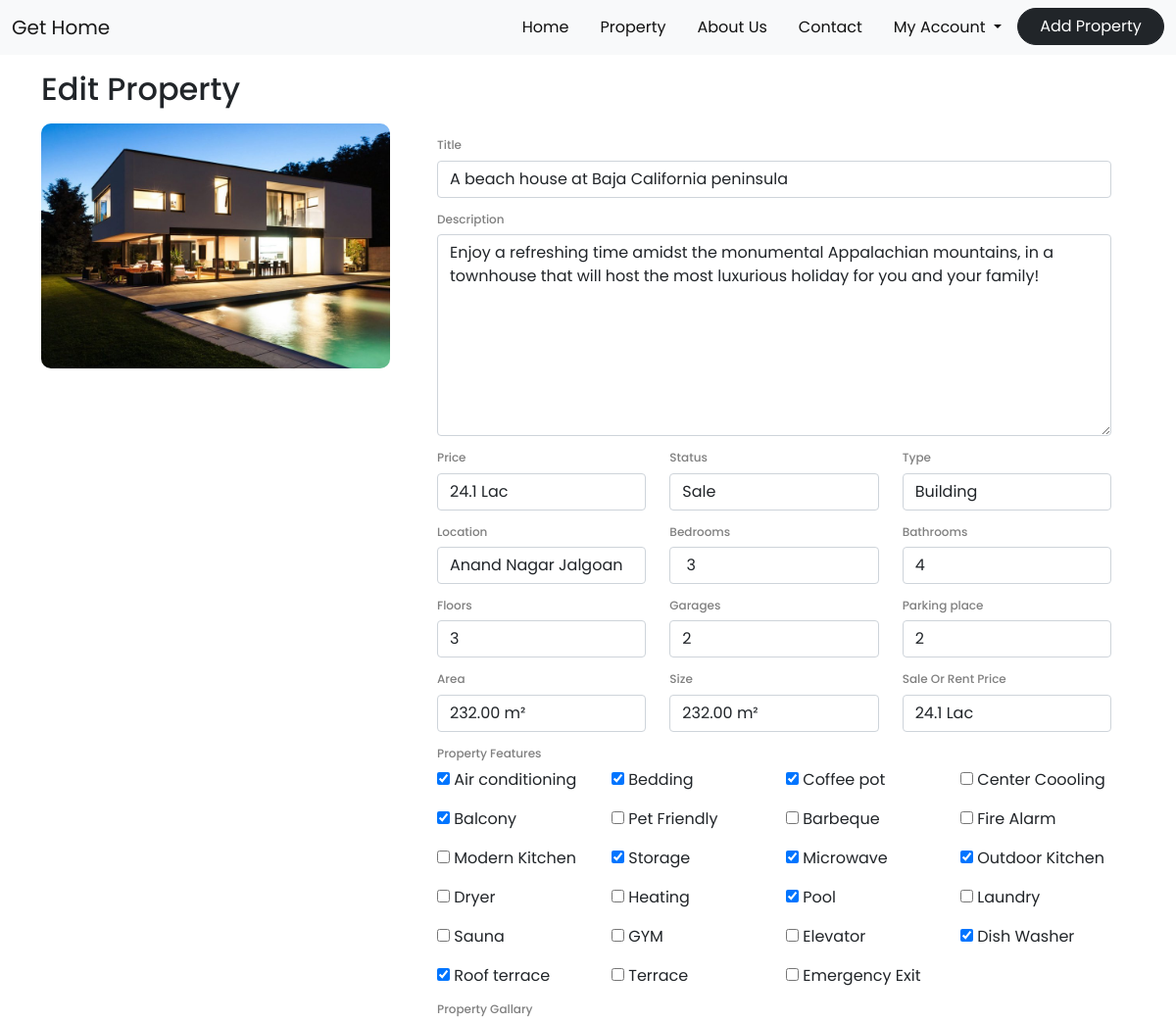
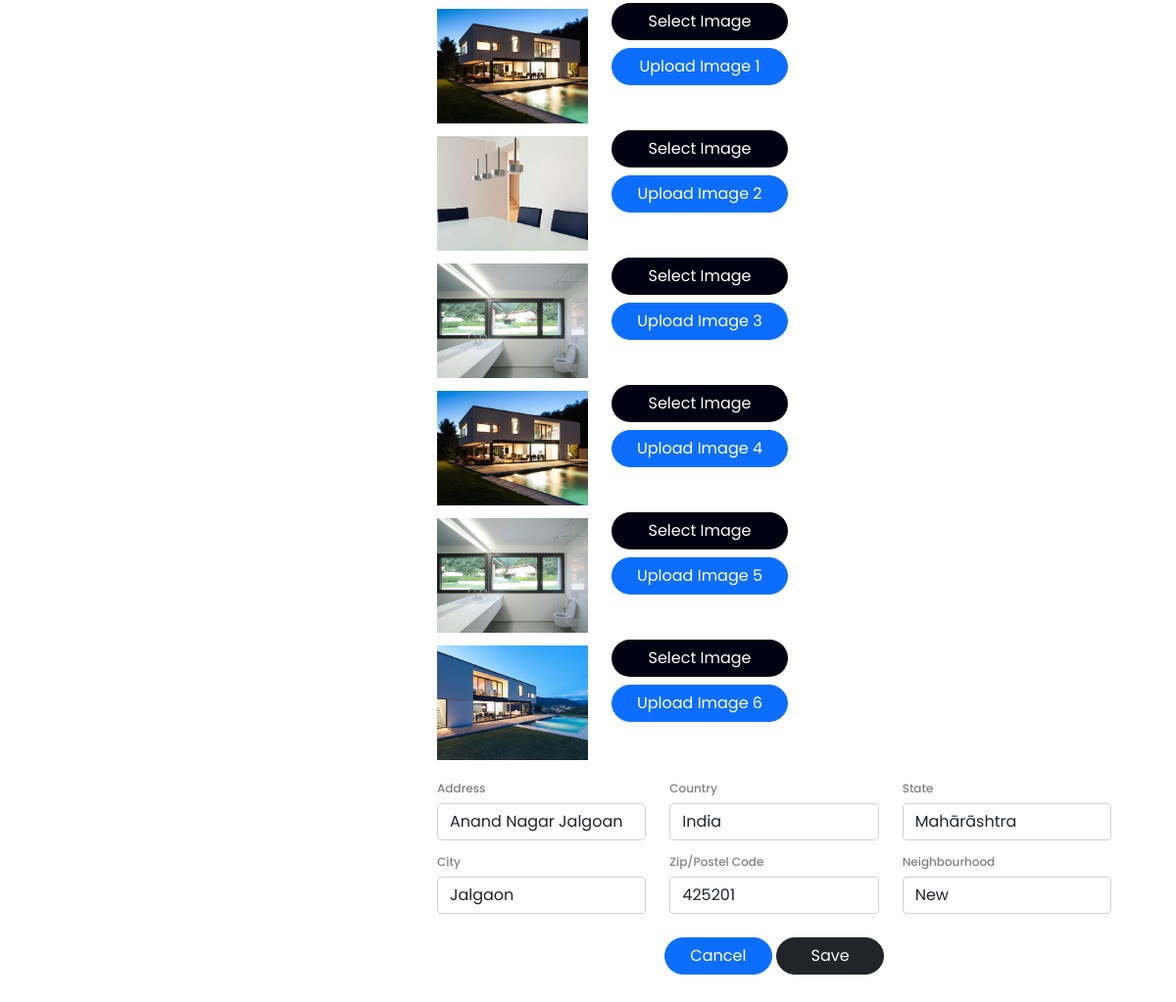
Screenshot of /Admin/edit_property.php?id=22 (signed in) with the database file from the repository (2 pictures, top to bottom).
### tables this page shows
CREATE TABLE `addproperty` (
  `id` int(255) NOT NULL,
  `title` varchar(255) NOT NULL,
  `description` varchar(255) NOT NULL,
  `price` varchar(255) NOT NULL,
  `status` varchar(255) NOT NULL,
  `type` varchar(255) NOT NULL,
  `location` varchar(255) NOT NULL,
  `bedrooms` varchar(255) NOT NULL,
  `bathrooms` varchar(255) NOT NULL,
  `floors` varchar(255) NOT NULL,
  `garages` varchar(255) NOT NULL,
  `parking_place` varchar(255) NOT NULL,
  `area` varchar(255) NOT NULL,
  `size` varchar(255) NOT NULL,
  `s_r_price` varchar(255) NOT NULL,
  `air_condi` varchar(255) NOT NULL,
  `bed` varchar(255) NOT NULL,
  `coffe_pot` varchar(255) NOT NULL,
  `c_cooling` varchar(255) NOT NULL,
  `balcony` varchar(255) NOT NULL,
  `p_friendly` varchar(255) NOT NULL,
  `barbeque` varchar(255) NOT NULL,
  `f_alarm` varchar(255) NOT NULL,
  `m_kitchen` varchar(255) NOT NULL,
  `storage` varchar(255) NOT NULL,
  `microwave` varchar(255) NOT NULL,
  `o_kitchen` varchar(255) NOT NULL,
  `dryer` varchar(255) NOT NULL,
  `heating` varchar(255) NOT NULL,
  `pool` varchar(255) NOT NULL,
  `laundry` varchar(255) NOT NULL,
  `sauna` varchar(255) NOT NULL,
  `gym` varchar(255) NOT NULL,
  `elevator` varchar(255) NOT NULL,
  `d_washer` varchar(255) NOT NULL,
  `r_terrace` varchar(255) NOT NULL,
  `terrace` varchar(255) NOT NULL,
  `e_exit` varchar(255) NOT NULL,
  `img_1` varchar(255) NOT NULL,
  `img_2` varchar(255) NOT NULL,
  `img_3` varchar(255) NOT NULL,
  `img_4` varchar(255) NOT NULL,
  `img_5` varchar(255) NOT NULL,
  `img_6` varchar(255) NOT NULL,
  `address` varchar(255) NOT NULL,
  `country` varchar(255) NOT NULL,
  `state` varchar(255) NOT NULL,
  `city` varchar(255) NOT NULL,
  `pin` varchar(255) NOT NULL,
  `neighb` varchar(255) NOT NULL,
  `user_id` varchar(255) NOT NULL
);

### Admin/edit_property.php (the view, shortened to what the rows shown need)
<!DOCTYPE html>
<html>
<head>
</head>
<body>
<form method="post" enctype="multipart/form-data">
<?php include 'navabar.php'; ?>
<div class="container mt-3">
  <h2>Edit Property</h2>
</div>
<?php
$id = $_GET['id'];
include '../db_conn.php';
$sql = " select * from addproperty where id = '$id' ";
$run = mysqli_query($conn,$sql);
$row = mysqli_fetch_array($run);
?>
<div class="container mt-3">
  <div class="row">
    <div class="col-md-4">
      <img src="../Image/<?php echo $row['img_1']; ?>" style="width: 100%; height: 250px; border-radius: 10px; object-fit: cover;">
    </div>
    <div class="col-md-8">
     <div class="container">
        <h6 class="text_p">Title</h6>
        <input type="text" name="title" value="<?php echo $row['title']; ?>" class="form-control">
         <h6 class="text_p">Description</h6>
         <textarea name="description" class="form-control" rows="8"><?php echo $row['description']; ?></textarea>
         <div class="row">
           <div class="col-md-4">
             <h6 class="text_p">Price</h6>
             <input type="text" name="price" value="<?php echo $row['price']; ?>" class="form-control">
           </div>
           <div class="col-md-4">
             <h6 class="text_p">Status</h6>
              <select name="status" class="form-control">
          <option><?php echo $row['status'] ?></option>
        </select>
           </div>
           <div class="col-md-4">
             <h6 class="text_p">Type</h6>
             <select name="type" class="form-control">
          <option><?php echo $row['type'] ?></option>
        </select>
           </div>
         </div>
         <div class="row">
           <div class="col-md-4">
             <h6 class="text_p">Location</h6>
             <input type="text" name="location" value="<?php echo $row['location'] ?>" class="form-control">
           </div>
           <div class="col-md-4">
              <h6 class="text_p">Bedrooms</h6>
             <input type="text" name="bedrooms" value="<?php echo $row['bedrooms'] ?>" class="form-control">
           </div>
           <div class="col-md-4">
             <h6 class="text_p">Bathrooms</h6>
             <input type="text" name="bathrooms" value="<?php echo $row['bathrooms'] ?>" class="form-control">
           </div>
         </div>
          <div class="row">
           <div class="col-md-4">
             <h6 class="text_p">Floors</h6>
             <input type="text" name="floors" value="<?php echo $row['floors'] ?>" class="form-control">
           </div>
           <div class="col-md-4">
              <h6 class="text_p">Garages</h6>
             <input type="text" name="garages" value="<?php echo $row['garages'] ?>" class="form-control">
           </div>
           <div class="col-md-4">
             <h6 class="text_p">Parking place</h6>
             <input type="text" name="parking_place" value="<?php echo $row['parking_place'] ?>" class="form-control">
           </div>
         </div>
         <div class="row">
           <div class="col-md-4">
             <h6 class="text_p">Area</h6>
             <input type="text" name="area" value="<?php echo $row['area'] ?>" class="form-control">
           </div>
           <div class="col-md-4">
              <h6 class="text_p">Size</h6>
             <input type="text" name="size" value="<?php echo $row['size'] ?>" class="form-control">
           </div>
           <div class="col-md-4">
             <h6 class="text_p">Sale Or Rent Price</h6>
             <input type="text" name="s_r_price" value="<?php echo $row['s_r_price'] ?>" class="form-control">
           </div>
         </div>
         <div class="row">
           <div class="col-md-4">
           </div>
         </div>
         <div class="row">
           <div class="col-md-3">
           </div>
           <div class="col-md-3">
           </div>
           <div class="col-md-3">
           </div>
           <div class="col-md-3">
           </div>
         </div>
         <div class="row mt-3">
           <div class="col-md-3">
           </div>
           <div class="col-md-3">
           </div>
           <div class="col-md-3">
           </div>
           <div class="col-md-3">
           </div>
         </div>
            <div class="row mt-3">
              <div class="col-md-3">
              </div>
              <div class="col-md-3">
              </div>
              <div class="col-md-3">
              </div>
              <div class="col-md-3">
              </div>
            </div>
            <div class="row mt-3">
              <div class="col-md-3">
              </div>
              <div class="col-md-3">
              </div>
              <div class="col-md-3">
              </div>
              <div class="col-md-3">
              </div>
            </div>
            <div class="row mt-3">
              <div class="col-md-3">
              </div>
              <div class="col-md-3">
              </div>
              <div class="col-md-3">
              </div>
              <div class="col-md-3">
              </div>
            </div>
            <div class="row mt-3">
              <div class="col-md-3">
              </div>
              <div class="col-md-3">
              </div>
              <div class="col-md-3">
              </div>
              <div class="col-md-3">
              </div>
            </div>
             <div class="row">
           <div class="col-md-4">
           </div>
         </div>
          <div class="row">
            <div class="col-md-3">
              <img src="../Image/<?php echo $row['img_1']; ?>" style="width: 100%; height: 130px; object-fit: contain;">
            </div>
            <div class="col-md-7">
            </div>
          </div>
           <div class="row">
            <div class="col-md-3">
              <img src="../Image/<?php echo $row['img_2']; ?>" style="width: 100%; height: 130px; object-fit: contain;">
            </div>
            <div class="col-md-7">
            </div>
          </div>
           <div class="row">
            <div class="col-md-3">
              <img src="../Image/<?php echo $row['img_3']; ?>" style="width: 100%; height: 130px; object-fit: contain;">
            </div>
            <div class="col-md-7">
            </div>
          </div>
          <div class="row">
            <div class="col-md-3">
              <img src="../Image/<?php echo $row['img_4']; ?>" style="width: 100%; height: 130px; object-fit: contain;">
            </div>
            <div class="col-md-7">
            </div>
          </div>
          <div class="row">
            <div class="col-md-3">
              <img src="../Image/<?php echo $row['img_5']; ?>" style="width: 100%; height: 130px; object-fit: contain;">
            </div>
            <div class="col-md-7">
            </div>
          </div>
          <div class="row">
            <div class="col-md-3">
              <img src="../Image/<?php echo $row['img_6']; ?>" style="width: 100%; height: 130px; object-fit: contain;">
            </div>
            <div class="col-md-7">
            </div>
          </div>
            <div class="row">
              <div class="col-md-4">
                <h6 class="text_p">Address</h6>
                <input type="text" name="address" value="<?php echo $row['address']; ?>" class="form-control">
              </div>
               <div class="col-md-4">
                <h6 class="text_p">Country</h6>
                <input type="text" name="country" value="<?php echo $row['country']; ?>" class="form-control">
              </div>
              <div class="col-md-4">
                <h6 class="text_p">State</h6>
                <input type="text" name="state" value="<?php echo $row['state']; ?>" class="form-control">
              </div>
            </div>
             <div class="row">
              <div class="col-md-4">
                <h6 class="text_p">City</h6>
                <input type="text" name="city" value="<?php echo $row['city']; ?>" class="form-control">
              </div>
               <div class="col-md-4">
                <h6 class="text_p">Zip/Postel Code</h6>
                <input type="text" name="pin" value="<?php echo $row['pin']; ?>" class="form-control">
              </div>
              <div class="col-md-4">
                <h6 class="text_p">Neighbourhood</h6>
                <input type="text" name="neighb" value="<?php echo $row['neighb']; ?>" class="form-control">
              </div>
            </div>
<br>
           <center>
              <a href="v_property.php"><input type="button" name="" value="Cancel" class="btn btn-primary rounded-pill" style="width: 110px;"></a>
        <input type="submit" name="submit" value="Save" class="btn btn-dark rounded-pill" style="width: 110px;">
           </center>
     </div>
    </div>
  </div>
</div>
<br><br>
</form>
</body>
</html>

### rows the page displays
addproperty: img_1 (picture), title "A beach house at Baja California peninsula", description "Enjoy a refreshing time amidst the monumental Appalachian mountains, in a townhouse that will host the most luxurious holiday for you and your family!", price "24.1 Lac", status "Sale", type "Building", location "Anand Nagar Jalgoan", bedrooms "3", bathrooms "4", floors "3", garages "2", parking_place "2", area "232.00 m²", size "232.00 m²", s_r_price "24.1 Lac", img_2 (picture), img_3 (picture), img_4 (picture), img_5 (picture), img_6 (picture), address "Anand Nagar Jalgoan", country "India", state "Mahārāshtra", city "Jalgaon", pin "425201", neighb "New"
